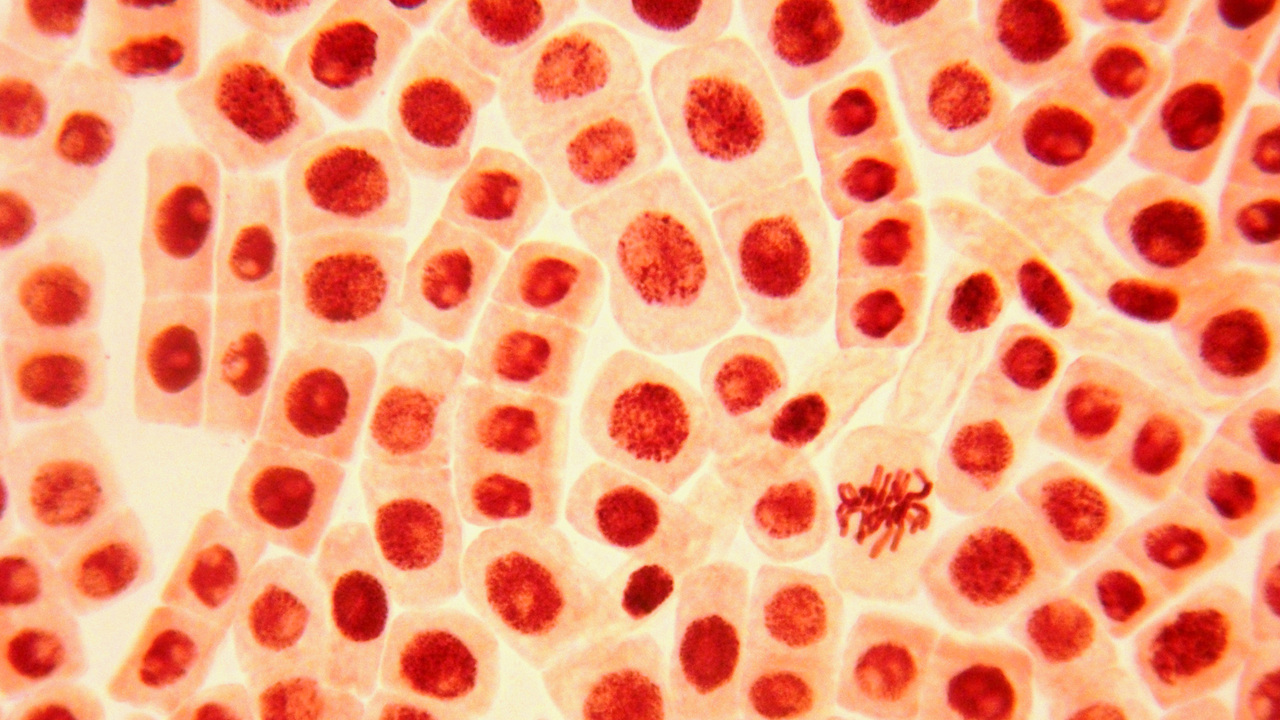
#> input picture cell_counter/data/img10_tissue.jpg, 1280 x 720 px
$ python -i preprocesar.py   (imports and definitions only)
#> lines starting #> are read from the running program, lines starting #| are printed output that depends on the picture
import cv2
import numpy as np
from scipy import signal

def filtro_pasa_bajas(img, radio=30):
    rows, cols = img.shape
    crow, ccol = rows//2, cols//2
    f = np.fft.fft2(np.float32(img))
    fshift = np.fft.fftshift(f)
    mask = np.zeros((rows, cols), np.float32)
    cv2.circle(mask, (ccol, crow), radio, 1, -1)
    f_filtrada = fshift * mask
    img_back = np.fft.ifft2(np.fft.ifftshift(f_filtrada))
    img_suave = np.abs(img_back)
    img_suave = cv2.normalize(img_suave, None, 0, 255, cv2.NORM_MINMAX).astype('uint8')
    return img_suave

def intensidad_gamma(img, gamma =1.2):
    img_gamma = (np.power(img / 255.0, gamma) * 255).astype(np.uint8)
    return img_gamma

def filter_sobel(img):

    kernel_sx = np.array([[-1, 0, 1],
                        [-2, 0, 2],
                        [-1, 0, 1]], dtype=np.float32)

    kernel_sy = np.array([[ 1,  2,  1],
                        [ 0,  0,  0],
                        [-1, -2, -1]], dtype=np.float32)

    edges_sx = signal.convolve2d(img, kernel_sx, mode ='same')
    edges_sy = signal.convolve2d(img, kernel_sy, mode ='same')

    bordes_sobel = np.sqrt(edges_sx**2 + edges_sy**2)
    bordes_sobel = cv2.normalize(bordes_sobel, None, 0, 255, cv2.NORM_MINMAX).astype('uint8')
    return bordes_sobel

>>> import cv2
>>> picture = cv2.imread('data/img10_tissue.jpg', cv2.IMREAD_GRAYSCALE)
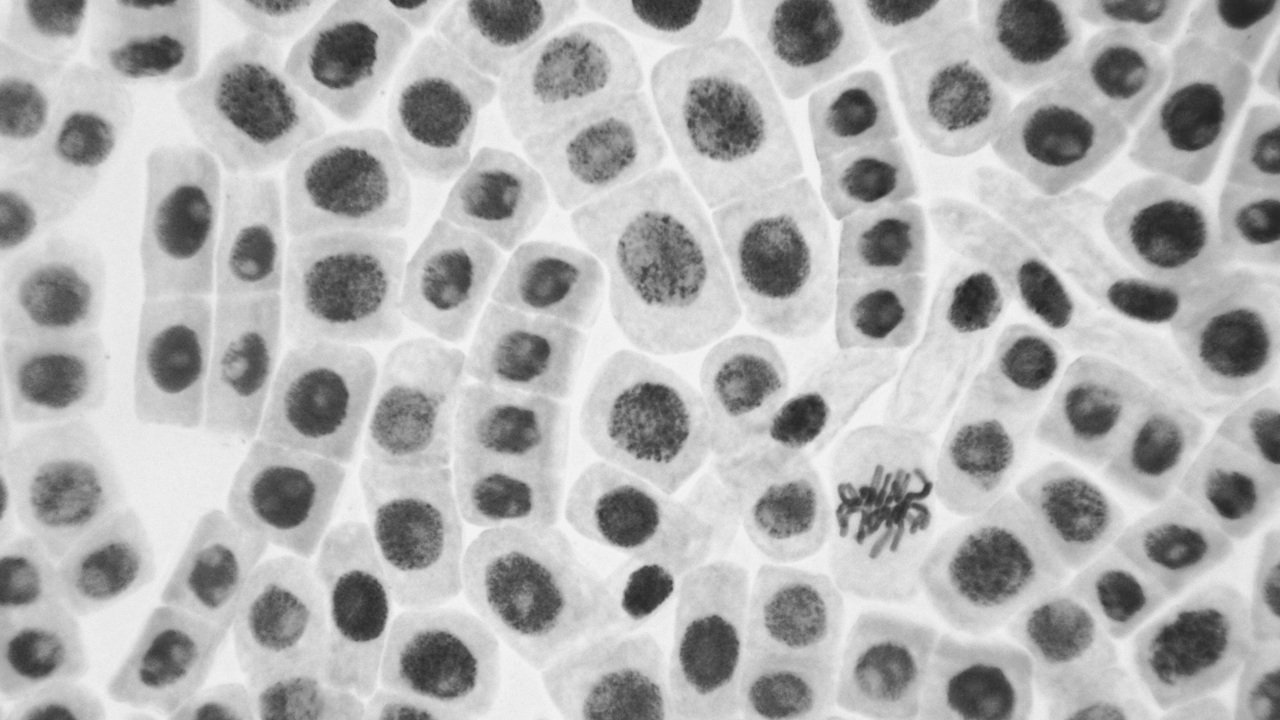
#> picture: shape (720, 1280); min 35, max 245, mean 177.2
>>> result = filter_sobel(picture)
#> in filter_sobel, `edges_sx = signal.convolve2d(img, kernel_sx, mode ='same')`:
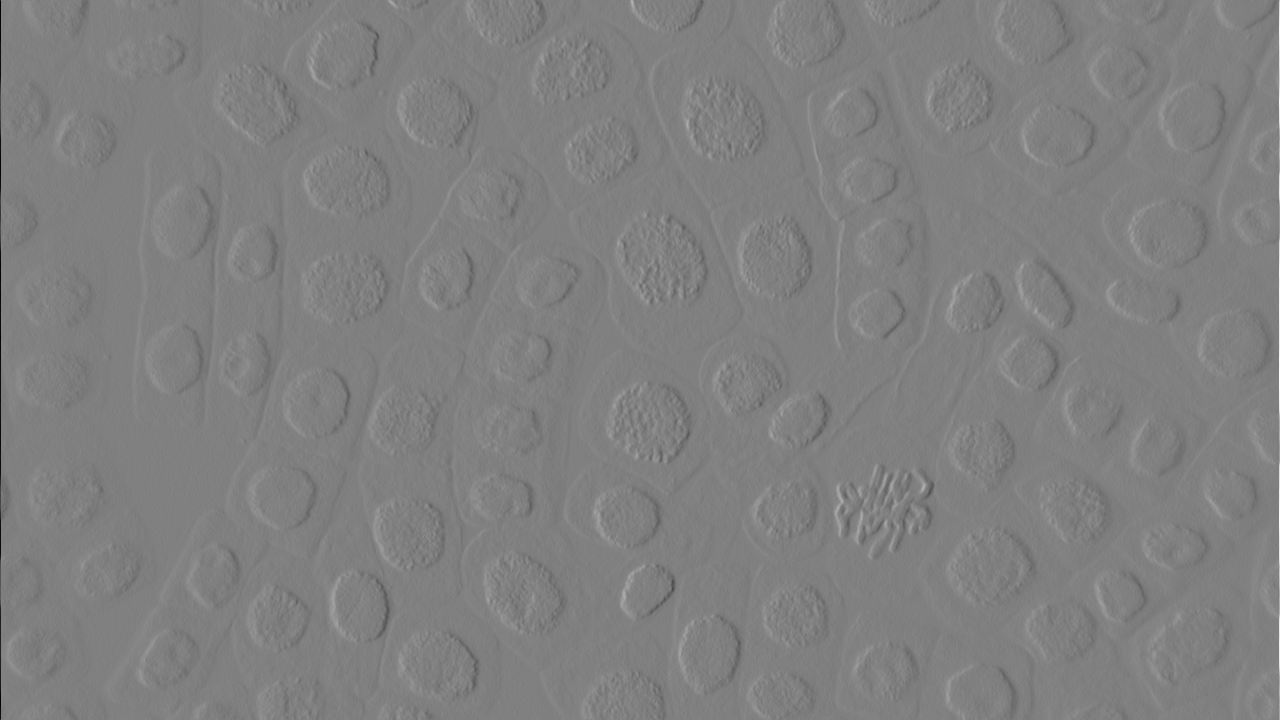
#> edges_sx: shape (720, 1280) float32; min -934, max 922, mean 0.1; drawn with min black and max white
#> in filter_sobel, `bordes_sobel = np.sqrt(edges_sx**2 + edges_sy**2)`:
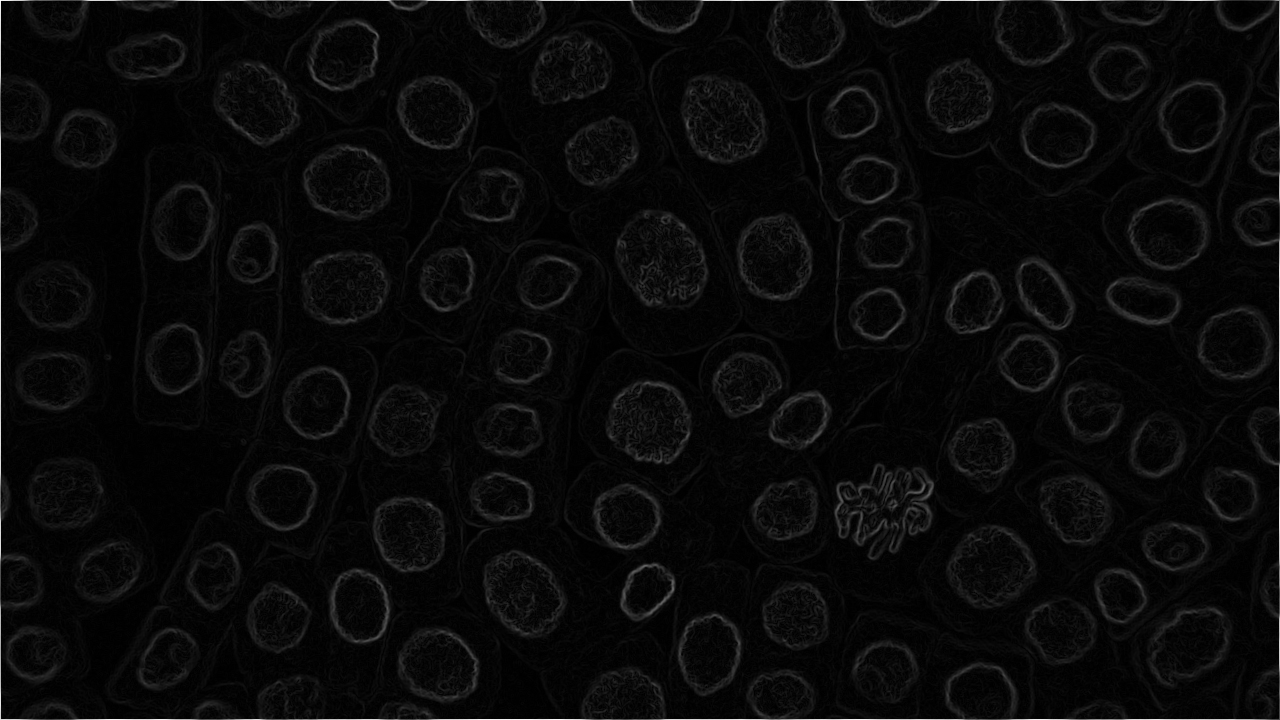
#> bordes_sobel: shape (720, 1280) float32; min 0, max 990, mean 37.7; drawn with min black and max white

$ run again, on cell_counter/data/img12_dna.jpg
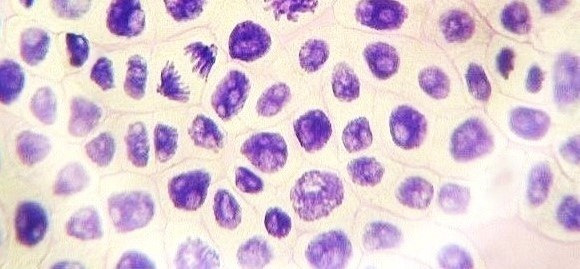
#> input picture cell_counter/data/img12_dna.jpg, 580 x 269 px
#> in filter_sobel, `edges_sy = signal.convolve2d(img, kernel_sy, mode ='same')`:
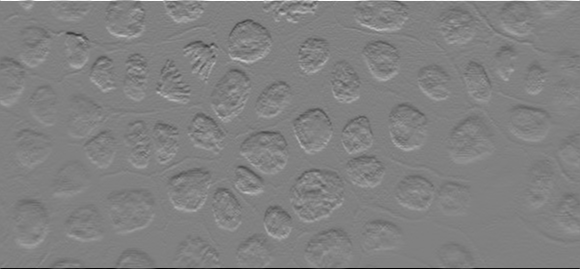
#> edges_sy: shape (269, 580) float32; min -1020, max 993, mean 0.4; drawn with min black and max white
#> in filter_sobel, `bordes_sobel = np.sqrt(edges_sx**2 + edges_sy**2)`:
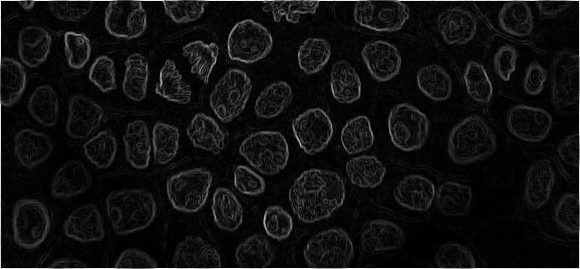
#> bordes_sobel: shape (269, 580) float32; min 0, max 1023.9, mean 69.3; drawn with min black and max white

$ run again, on cell_counter/data/img14_human.jpg
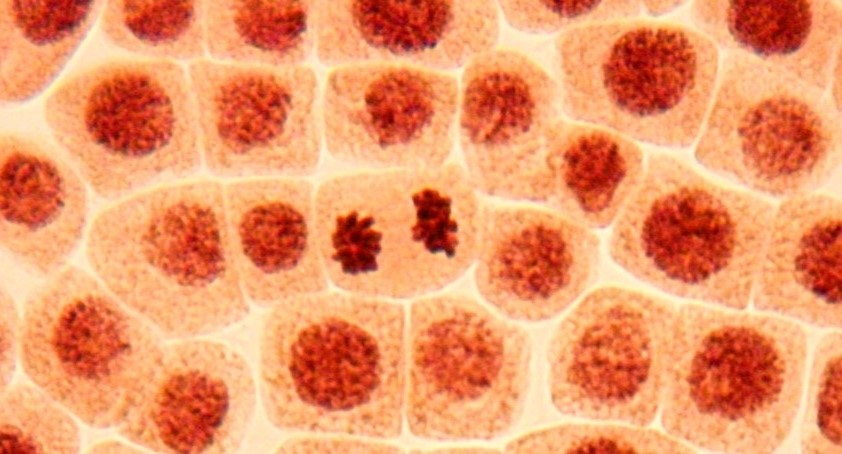
#> input picture cell_counter/data/img14_human.jpg, 842 x 454 px
#> in filter_sobel, `edges_sy = signal.convolve2d(img, kernel_sy, mode ='same')`:
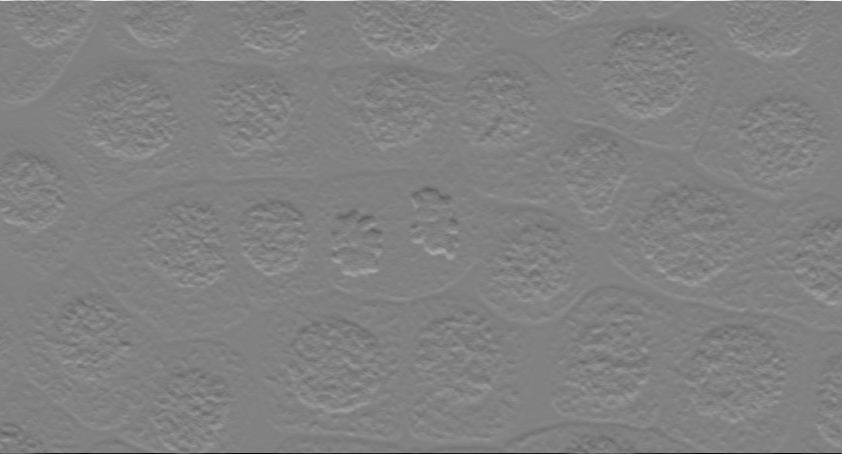
#> edges_sy: shape (454, 842) float32; min -967, max 937, mean 0.4; drawn with min black and max white
#> in filter_sobel, `bordes_sobel = np.sqrt(edges_sx**2 + edges_sy**2)`:
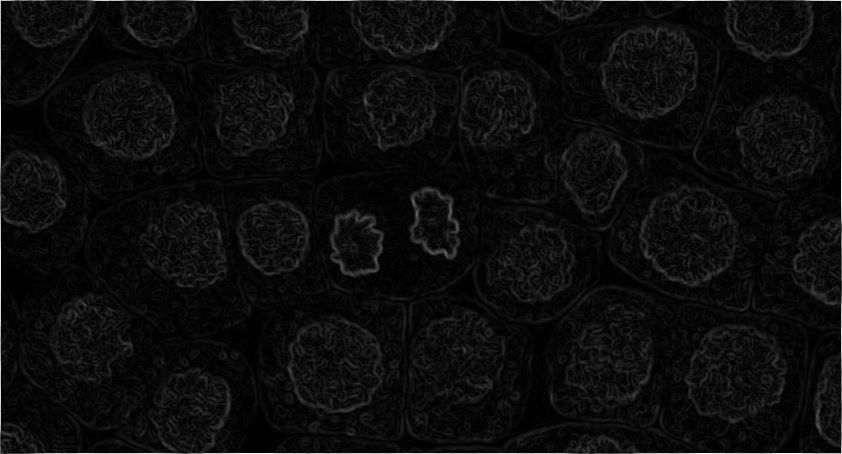
#> bordes_sobel: shape (454, 842) float32; min 0, max 967, mean 48.4; drawn with min black and max white
